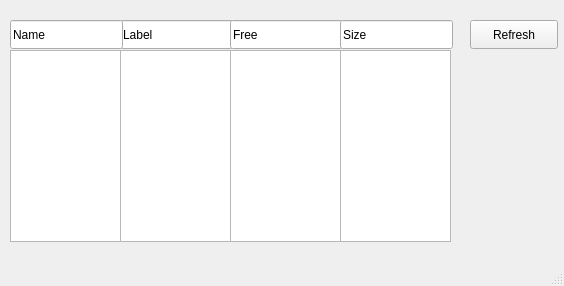
<?xml version="1.0" encoding="UTF-8"?>
<ui version="4.0">
 <class>MainWindow</class>
 <widget class="QMainWindow" name="MainWindow">
  <property name="geometry">
   <rect>
    <x>0</x>
    <y>0</y>
    <width>564</width>
    <height>286</height>
   </rect>
  </property>
  <property name="windowTitle">
   <string>System Disk</string>
  </property>
  <widget class="QWidget" name="centralwidget">
   <widget class="QLineEdit" name="version">
    <property name="geometry">
     <rect>
      <x>120</x>
      <y>20</y>
      <width>113</width>
      <height>29</height>
     </rect>
    </property>
    <property name="text">
     <string>Label</string>
    </property>
   </widget>
   <widget class="QListWidget" name="labelField">
    <property name="geometry">
     <rect>
      <x>120</x>
      <y>50</y>
      <width>111</width>
      <height>192</height>
     </rect>
    </property>
   </widget>
   <widget class="QListWidget" name="nameField">
    <property name="geometry">
     <rect>
      <x>10</x>
      <y>50</y>
      <width>111</width>
      <height>192</height>
     </rect>
    </property>
   </widget>
   <widget class="QLineEdit" name="package_2">
    <property name="geometry">
     <rect>
      <x>10</x>
      <y>20</y>
      <width>113</width>
      <height>29</height>
     </rect>
    </property>
    <property name="text">
     <string>Name</string>
    </property>
   </widget>
   <widget class="QLineEdit" name="version_2">
    <property name="geometry">
     <rect>
      <x>230</x>
      <y>20</y>
      <width>113</width>
      <height>29</height>
     </rect>
    </property>
    <property name="text">
     <string>Free</string>
    </property>
   </widget>
   <widget class="QListWidget" name="freeField">
    <property name="geometry">
     <rect>
      <x>230</x>
      <y>50</y>
      <width>111</width>
      <height>192</height>
     </rect>
    </property>
   </widget>
   <widget class="QLineEdit" name="version_3">
    <property name="geometry">
     <rect>
      <x>340</x>
      <y>20</y>
      <width>113</width>
      <height>29</height>
     </rect>
    </property>
    <property name="text">
     <string>Size</string>
    </property>
   </widget>
   <widget class="QListWidget" name="sizeField">
    <property name="geometry">
     <rect>
      <x>340</x>
      <y>50</y>
      <width>111</width>
      <height>192</height>
     </rect>
    </property>
   </widget>
   <widget class="QPushButton" name="refreshButton">
    <property name="geometry">
     <rect>
      <x>470</x>
      <y>20</y>
      <width>88</width>
      <height>29</height>
     </rect>
    </property>
    <property name="text">
     <string>Refresh</string>
    </property>
   </widget>
  </widget>
  <widget class="QStatusBar" name="statusbar"/>
 </widget>
 <resources/>
 <connections/>
</ui>
